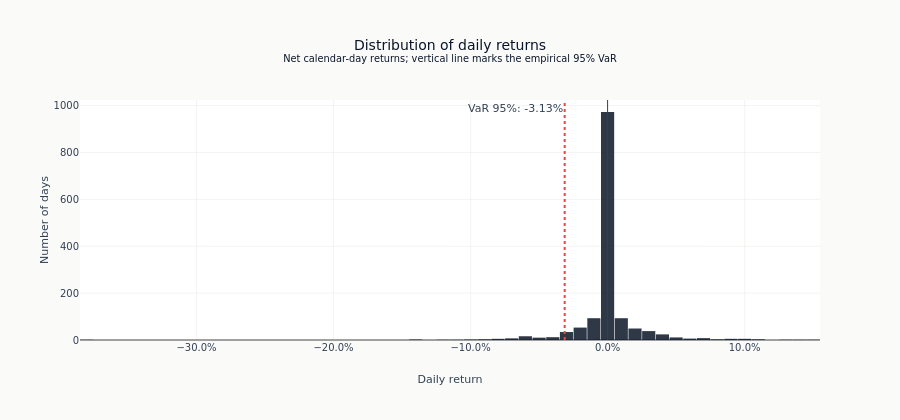

The notebook cell saved with this chart:
### Code cell
fig = go.Figure()
fig.add_trace(
    go.Histogram(
        x=daily_returns["net_return"].to_list(),
        nbinsx=60,
        name="Daily returns",
        marker_color=COLORS["blue"],
        opacity=0.85,
        hovertemplate="Return: %{x:.2%}<br>Count: %{y}<extra></extra>",
    )
)
fig.add_vline(x=0, line_color=COLORS["neutral"], line_width=1)
fig.add_vline(
    x=dist.var_95,
    line_color=COLORS["negative"],
    line_dash="dot",
    annotation_text=f"VaR 95%: {dist.var_95:.2%}",
    annotation_position="top left",
)
fig.update_layout(
    title=(
        "Distribution of daily returns"
        "<br><sup>Net calendar-day returns; vertical line marks the empirical 95% VaR</sup>"
    ),
    xaxis_title="Daily return",
    yaxis_title="Number of days",
    xaxis_tickformat=".1%",
    bargap=0.04,
    height=420,
)
_daily = daily_returns["net_return"].to_list()
_flat_days = sum(1 for r in _daily if r == 0)
show_plotly_with_alt(
    fig,
    (
        "Histogram of daily net returns with a dotted red vertical line at the empirical "
        "95 percent value at risk and a thin line at zero. The rule is out of the market on "
        "many sessions, so a zero return is a distinct outcome rather than a small one, and "
        "it collects in the bar at zero rather than spreading across neighbouring bins."
    ),
)

### Figure 1 — Plotly figure (JSON) as saved in the notebook; plotly's stock layout.template omitted (floating-point values rounded to 4 significant figures; data arrays with more than 128 entries replaced by an {"elided": "..."} marker saying what was removed)
{"data": [{"hovertemplate": "Return: %{x:.2%}<br>Count: %{y}<extra></extra>", "marker": {"color": "#0a1628"}, "name": "Daily returns", "nbinsx": 60, "opacity": 0.85, "type": "histogram", "x": {"elided": "1461 float values"}}], "layout": {"annotations": [{"showarrow": false, "text": "VaR 95%: -3.13%", "x": -0.03131, "xanchor": "right", "xref": "x", "y": 1, "yanchor": "top", "yref": "y domain"}], "bargap": 0.04, "height": 420, "shapes": [{"line": {"color": "#334155", "width": 1}, "type": "line", "x0": 0, "x1": 0, "xref": "x", "y0": 0, "y1": 1, "yref": "y domain"}, {"line": {"color": "#ef4444", "dash": "dot"}, "type": "line", "x0": -0.03131, "x1": -0.03131, "xref": "x", "y0": 0, "y1": 1, "yref": "y domain"}], "title": {"text": "Distribution of daily returns<br><sup>Net calendar-day returns; vertical line marks the empirical 95% VaR</sup>"}, "xaxis": {"tickformat": ".1%", "title": {"text": "Daily return"}}, "yaxis": {"title": {"text": "Number of days"}}}}
